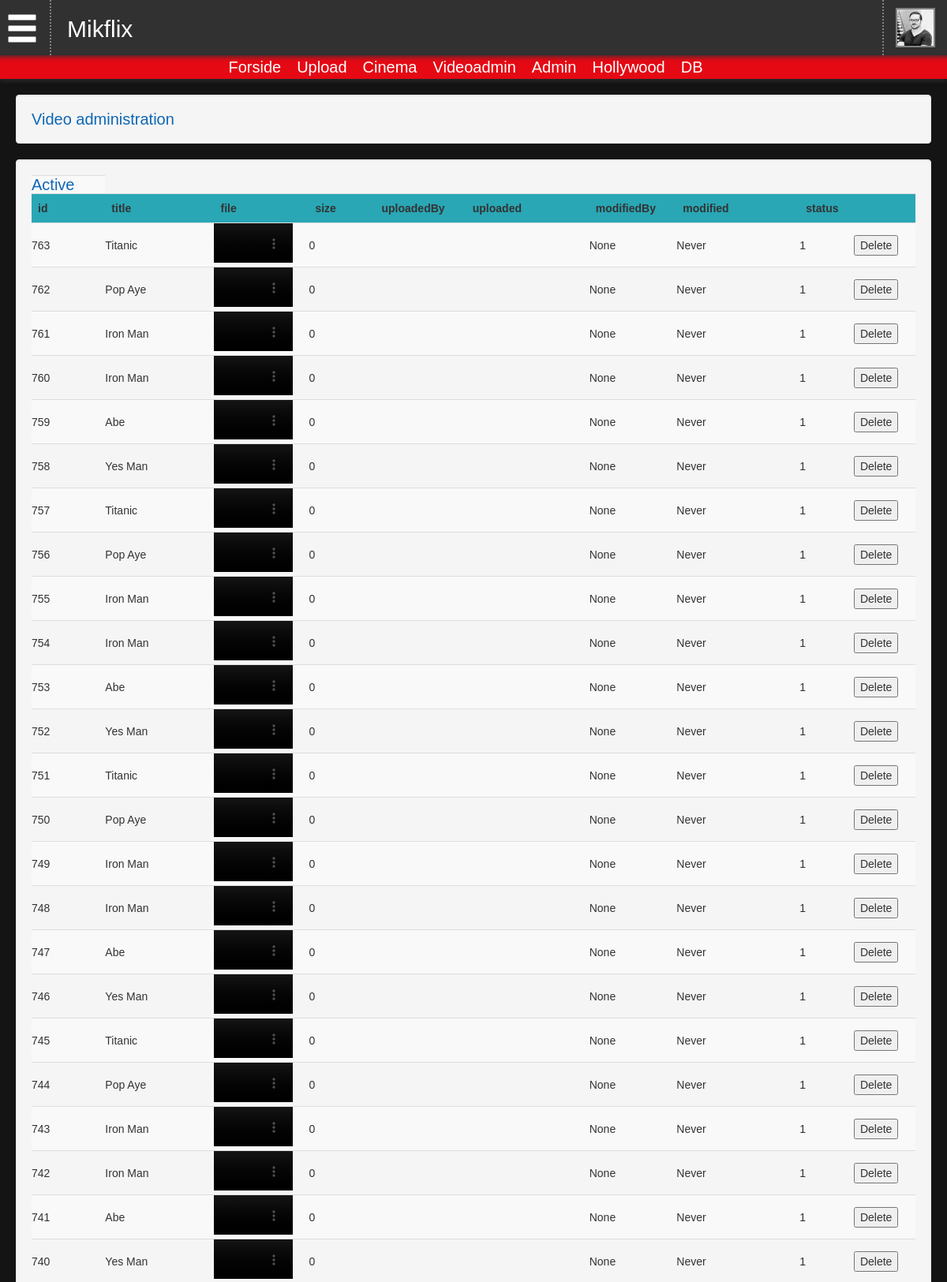
Screenshot of /videoadmin.php (signed in, upper part) with the database file from the repository.
### tables this page shows
CREATE TABLE `topnav` (
  `id` int(255) NOT NULL,
  `name` varchar(255) NOT NULL,
  `target` varchar(255) NOT NULL,
  `rank` int(255) NOT NULL
);

CREATE TABLE `movies` (
  `id` int(11) NOT NULL,
  `titleId` int(255) NOT NULL,
  `title` varchar(255) NOT NULL,
  `file` varchar(255) NOT NULL,
  `size` int(11) NOT NULL,
  `uploadedBy` varchar(255) NOT NULL,
  `uploaded` varchar(255) NOT NULL,
  `status` int(255) NOT NULL DEFAULT '1',
  `modified` varchar(255) NOT NULL DEFAULT 'Never',
  `modifiedBy` varchar(255) NOT NULL DEFAULT 'None'
);

### connect.php (called while the page is built, shortened)
<?php
    function queryServer($sql) {
		$mysqli = new mysqli(DB_HOST, DB_USER, DB_PASSWORD, DB_DATABASE);
		mysqli_set_charset($mysqli, 'utf-8');
		$rs  	= $mysqli->query($sql) or die ($mysqli->error);
		return $rs;
	}
	function setTopNav() {
		$rs = queryServer("SELECT * FROM topnav ORDER BY rank ASC");
	}
	setTopNav();
?>

### fetcher.php (called while the page is built, shortened)
<?php
include 'connect.php';
?>

### videoadmin.php (the view, shortened to what this page needs)
<?php
	include 'header.php';
$rs = queryServer("SELECT * FROM `movies` where status = 1 order by id DESC");
?>
<div class="well">
	<h1>Video administration</h1>
</div>
<div class="well">
<table style="width: 100%" class="table table-striped">
	<tr><td><h1>Active</h1></td></tr>
	<tr>
		<th>id</th>
		<th>title</th>
		<th>file</th>
		<th>size</th>
		<th>uploadedBy</th>
		<th>uploaded</th>
		<th>modifiedBy</th>
		<th>modified</th>
		<th>status</th>
		<th></th>
	</tr>
<?php
while($row = mysqli_fetch_assoc($rs)) {
	?>
		<tr>
			<td> <?php echo $row['id']; ?></td>
			<td> <?php echo $row['title']; ?></td>
			<td>
				<video width="100px" height="auto" controls>
					<source src="movies/completed/<?php echo $row['title']; ?>/<?php echo $row['file']; ?>" type="video/mp4" id="sourcePreview">
				</video
			</td>
			<td> <?php echo $row['size']; ?></td>
			<td> <?php echo $row['uploadedBy']; ?></td>
			<td> <?php echo $row['uploaded']; ?></td>
			<td> <?php echo $row['modifiedBy']; ?></td>
			<td> <?php echo $row['modified']; ?></td>
			<td> <?php echo $row['status']; ?></td>
			<td>
				<form action="hollywood.php" method="post">
			        <input type="submit" name="submit" value="Delete">
			    </form>
			</td>
		</tr>
<?php
}
?>
</table>
</div>

### header.php (shortened to what this page needs)
<?php
	include 'fetcher.php';
	?>
<?php include 'head.php'; ?>
<body>
<div class="container-fluid topMenu">
	<div class="row">
		<div class="col-lg-12 upperMenu">
			<div class="burgerBlock">
				<span class="burgerIco glyphicon glyphicon-menu-hamburger"></span>
			</div>
			<div class="logoBlock">
				Mikflix
			</div>
			<div class="userBlock">
				<img src="img/user.jpg" class="userImgTopMenu" />
			</div>
		</div>
	</div>
	<div class="row">
		<div class="col-lg-12 subMenu">
			<?php
				$arr = $_SESSION['topNav'];
				foreach ($arr as $v) {
				    echo "<a href=".$v['target'].">".$v['name']."</a>";
				}
			?>
		</div>
	</div>
</div>
<div class="container-fluid mainWrapper">

### css/base.css (style rules this page uses)
a { text-decoration: none; list-style: none; color: #229ba2; }
table { margin-bottom: 5px!important; }
td { padding: 0px!important; }
.container-fluid { margin: 0; }
h1 { font-size: 20px; font-weight: normal; padding: 0; margin: 0; color: #0e67b5; font-family: inherit; }
.col-lg-1, .col-lg-10, .col-lg-11, .col-lg-12, .col-lg-2, .col-lg-3, .col-lg-4, .col-lg-5, .col-lg-6, .col-lg-7, .col-lg-8, .col-lg-9, .col-md-1, .col-md-10, .col-md-11, .col-md-12, .col-md-2, .col-md-3, .col-md-4, .col-md-5, .col-md-6, .col-md-7, .col-md-8, .col-md-9, .col-sm-1, .col-sm-10, .col-sm-11, .col-sm-12, .col-sm-2, .col-sm-3, .col-sm-4, .col-sm-5, .col-sm-6, .col-sm-7, .col-sm-8, .col-sm-9, .col-xs-1, .col-xs-10, .col-xs-11, .col-xs-12, .col-xs-2, .col-xs-3, .col-xs-4, .col-xs-5, .col-xs-6, .col-xs-7, .col-xs-8, .col-xs-9 { padding: 0; }

### css/framework.css (style rules this page uses)
body { margin: 0; padding: 0; font-family: Helvetica, Arial, sans-serif; background: #141414; }
a, h1.userImgTopMenu { color: #22adb5; }
div.topMenu, .userBlockToggled, div.upperMenu, .login { -webkit-box-shadow: 0px 3px 5px 0px rgba(50, 50, 50, 0.75); -moz-box-shadow: 0px 3px 5px 0px rgba(50, 50, 50, 0.75); box-shadow: 0px 3px 5px 0px rgba(50, 50, 50, 0.75); }
div.topMenu { height: 100px; width: 100%; background: #313131; padding: 0; position: fixed; z-index: 100; }
div.upperMenu { z-index: 100; padding: 0px 10px 0px 10px; }
div.subMenu { width: 100%; height: 30px; background: #e50914; text-align: center; }
div.subMenu a { color: white; font-size: 20px; margin-right: 20px; line-height: 30px; }
.userBlock { height: 70px; position: absolute; z-index: 2; right: 0; top: 0; cursor: pointer; padding: 10px; border-left: 2px dotted #828282; padding: 10px 30px 10px 15px; }
.container-fluid.mainWrapper { position: absolute; left: 0; right: 0; bottom: 0; top: 100px; padding: 20px 20px 0px 20px; }
img.userImgTopMenu { height: 50px; width: 50px; float: left; border: 2px solid #828282; }
.burgerBlock { height: 70px; width: 70px; float: left; font-size: 42px; padding: 12px; border-right: 2px dotted #828282; color: white; cursor: pointer; }
.logoBlock { float: left; height: 70px; max-width: 300px; padding: 10px; margin-left: 10px; color: white; font-size: 30px; line-height: 54px; }
.glyphicon-menu-hamburger { transition: all 0.2s ease-in-out; }
th { background: rgb(41, 167, 181); }
td { border: none; vertical-align: middle!important; }

### rows the page displays
topnav: name "Forside"
topnav: name "Upload"
topnav: name "Cinema"
topnav: name "Videoadmin"
topnav: name "Admin"
topnav: name "Hollywood"
topnav: name "DB"
movies: id "763", title "Titanic", size "0", modifiedBy "None", modified "Never", status "1"
movies: id "762", title "Pop Aye", size "0", modifiedBy "None", modified "Never", status "1"
movies: id "761", title "Iron Man", size "0", modifiedBy "None", modified "Never", status "1"
movies: id "760", title "Iron Man", size "0", modifiedBy "None", modified "Never", status "1"
movies: id "759", title "Abe", size "0", modifiedBy "None", modified "Never", status "1"
movies: id "758", title "Yes Man", size "0", modifiedBy "None", modified "Never", status "1"
movies: id "757", title "Titanic", size "0", modifiedBy "None", modified "Never", status "1"
movies: id "756", title "Pop Aye", size "0", modifiedBy "None", modified "Never", status "1"
movies: id "755", title "Iron Man", size "0", modifiedBy "None", modified "Never", status "1"
movies: id "754", title "Iron Man", size "0", modifiedBy "None", modified "Never", status "1"
movies: id "753", title "Abe", size "0", modifiedBy "None", modified "Never", status "1"
movies: id "752", title "Yes Man", size "0", modifiedBy "None", modified "Never", status "1"
movies: id "751", title "Titanic", size "0", modifiedBy "None", modified "Never", status "1"
movies: id "750", title "Pop Aye", size "0", modifiedBy "None", modified "Never", status "1"
movies: id "749", title "Iron Man", size "0", modifiedBy "None", modified "Never", status "1"
movies: id "748", title "Iron Man", size "0", modifiedBy "None", modified "Never", status "1"
movies: id "747", title "Abe", size "0", modifiedBy "None", modified "Never", status "1"
movies: id "746", title "Yes Man", size "0", modifiedBy "None", modified "Never", status "1"
movies: id "745", title "Titanic", size "0", modifiedBy "None", modified "Never", status "1"
movies: id "744", title "Pop Aye", size "0", modifiedBy "None", modified "Never", status "1"
movies: id "743", title "Iron Man", size "0", modifiedBy "None", modified "Never", status "1"
movies: id "742", title "Iron Man", size "0", modifiedBy "None", modified "Never", status "1"
movies: id "741", title "Abe", size "0", modifiedBy "None", modified "Never", status "1"
movies: id "740", title "Yes Man", size "0", modifiedBy "None", modified "Never", status "1"
